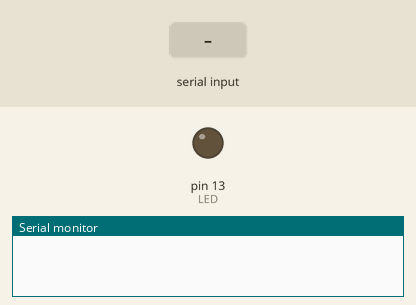
Bench run of a sketch on a simulated Arduino Uno, built with avr-gcc and run on an emulated ATmega328P. On the bench: output pins drawn as LEDs (lit = HIGH), the last lines printed to the serial monitor. The inputs (shaded band) are chosen by the test bench. The modem accepts every AT command (registered, SIM ready, sends succeed) and sends nothing else.

Above: at 1.2 s.
1.3 s: "1" received over the second serial link
At 3.6 s:
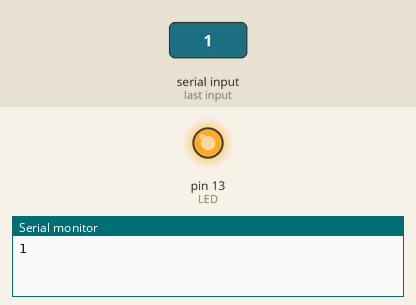
Timing chart, 0 to 38.9 s (numbered marks = the images above; inputs shaded):
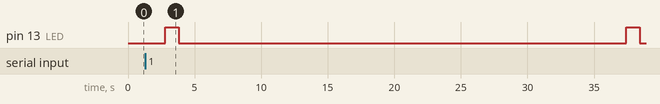

The sketch:

slave_esp8266.ino
```cpp
#include <SoftwareSerial.h>

SoftwareSerial BTSerial(10, 11); // HC-05的TXD,RXD腳位
SoftwareSerial espSerial(5, 6); // esp8266的TXD,RXD腳位
int LED=13;
String val;
String api_key="RVO07NM2HHOZK6LW";  //Thingspeak API Write Key

void setup()
{
  pinMode(LED, OUTPUT);
  Serial.begin(9600);

  BTSerial.begin(9600);//38400

  //espSerial.println("AT+RST");
}

void loop()
{
   BTSerial.begin(9600);
  // 檢查是否有資料傳來
  if (BTSerial.available()) {
    delay(500);  //稍候一下，讓資料都到
    //lcd.clear(); //清除 LCD 畫面
    // 讀取所有資料，並顯示在 LCD
    while (BTSerial.available() > 0) {
     //Serial.println(BTSerial.readString());
     val=BTSerial.readString();
     Serial.println(val);
     blink_led(1000,500);
     espSerial.begin(9600);
     String param="&field1=" +(String)val; //製作參數字串
     String cmd="AT+CIPSTART=\"TCP\",\"184.106.153.149\",80";
     espSerial.println(cmd); //向 ESP8266 傳送 TCP 連線之 AT 指令

     if (espSerial.find("Error")) {
        Serial.println("AT+CIPSTART error!");
        return;  //連線失敗跳出目前迴圈 (不做後續傳送作業)
     }
     if(espSerial.find("CONNECT")){
        Serial.println("CONNECT");
     }
     else
        Serial.println("not conect");
     String GET="GET /update?api_key=" + api_key + param + "\r\n\r\n";
     cmd="AT+CIPSEND=" + String(GET.length()); //傳送 GET 字串長度之 AT 指令

     espSerial.println(cmd);  //告知 ESP8266 即將傳送之 GET 字串長度
     Serial.println(cmd);
     if (espSerial.find(">")) {  //若收到 ESP8266 的回應標頭結束字元
        espSerial.print(GET);  //向 ESP8266 傳送 GET 字串內容
        Serial.println(GET);
        Serial.println("get");
      }
     else {  //沒有收到 ESP8266 回應
        espSerial.println("AT+CIPCLOSE");  //關閉 TCP 連線
        Serial.println(espSerial.read());
     }
     delay(30000);  //延遲 16 秒 (因 Thingspeak 每次更新須隔 60 秒)
    }
  }
}

void blink_led(int on, int off) {  //LED 閃爍函式
  digitalWrite(LED, HIGH);
  delay(on);
  digitalWrite(LED, LOW);
  delay(off);
  }
```

Measured:
- after the input at 1.3 s, pin 13 (LED): alternates HIGH for 1.0 s and LOW for 33.6 s, starting after 1.5 s
